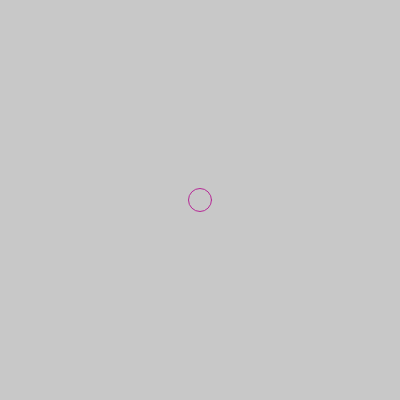
Frame 1 (no input)
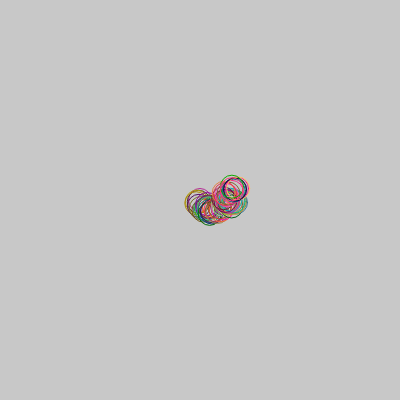
Frame 60 (no input)
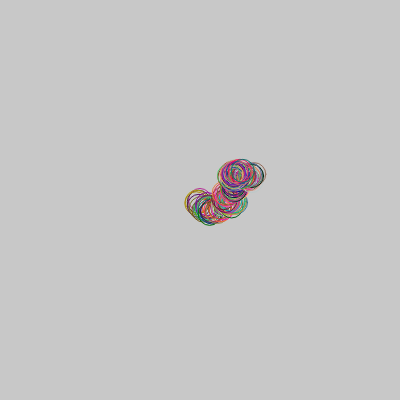
Frame 120 (the mouse pressed at the canvas centre since frame 60)

The p5.js sketch that drew these frames (run headless with seeded random() and noise() and a simulated clock; from frame 60 on, the mouse is pressed at the canvas centre):

// p5.js sketch
// ── sketch.js
var bubble = {
	x:400/2,
	y:400/2,

	show: function() {
		stroke(random(0,255),random(0,200), random(0,200));
		noFill();
		//fill(100);
		ellipse(this.x, this.y, 23, 23);
	},

	wobble: function() {
		this.x += random(-4,4);
		this.y += random(-3,3);
	},
}


function setup() {
	createCanvas(400,400);
	background(200);
}

function draw() {
	bubble.show();
	bubble.wobble();
}






// function show() {
// 	stroke(100,200,100);
// 	fill(100);
// 	ellipse(bubble.x, bubble.y, 23, 23);
// }

// function wobble() {
// 	bubble.x += random(-4,4);
// 	bubble.y += random(-3,3);
// }
// ── index1 (function outside object).html
<!DOCTYPE html>
<html lang="en">

<head>
	<meta charset="utf-8">
    <meta http-equiv="X-UA-Compatible" content="IE=edge">
    <meta name="viewport" content="width=device-width, initial-scale=1">

    <title></title>
	<!-- <link rel="stylesheet" type="text/css" href="css/bootstrap.min.css"> -->

	<script src="https://cdnjs.cloudflare.com/ajax/libs/p5.js/0.5.2/p5.js" type="text/javascript"></script>
	<script src="https://cdnjs.cloudflare.com/ajax/libs/p5.js/0.5.2/addons/p5.dom.js" type="text/javascript"></script>
	<script src="sketch1.js" type="text/javascript"></script>




	<!-- <link rel="stylesheet" type="text/css" href="css/.css"> -->
</head>

<body>
	<header>
		
	</header>

	<div class="container">
		


	</div>

	<nav></nav>

<!-- This is where the jquery and bootstrap js file are linked to and also the inline javascript code goes here.
 -->
 
<!-- 	<script src="js/jquery-1.12.2.min.js" type="text/javascript"></script>
	<script src="js/bootstrap.min.js" type="text/javascript"></script> -->

<!-- 	<script type="text/javascript">
		
	</script> -->
</body>

</html>
// ── sketch1.js
var bubble = {
	x:400/2,
	y:400/2,

	// show: function() {
	// 	stroke(random(0,255),random(0,200), random(0,200));
	// 	noFill();
	// 	//fill(100);
	// 	ellipse(this.x, this.y, 23, 23);
	// },

	// wobble: function() {
	// 	this.x += random(-4,4);
	// 	this.y += random(-3,3);
	// },
}


function setup() {
	createCanvas(400,400);
	background(200);
}

function draw() {
	show();
	wobble();
}


function show() {
	stroke(100,200,100);
	fill(100);
	ellipse(bubble.x, bubble.y, 23, 23);
}

function wobble() {
	bubble.x += random(-4,4);
	bubble.y += random(-3,3);
}
